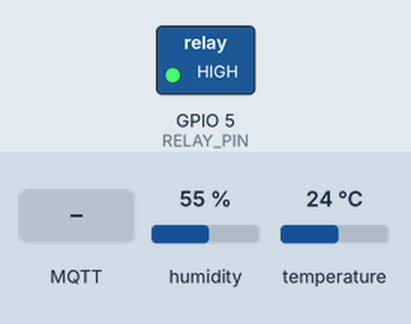
This sketch was run on a simulated ESP32. Parts: switched loads named in the sketch (green lamp = pin HIGH). Inputs (shaded band) come from the test bench; at power-on: humidity 55 %, temperature 24 °C. WiFi joins after 1.5 s; servers stay silent unless stated; random numbers use the default seed unless the sketch sets one; no MQTT or app messages arrive unless stated; what the sketch prints to the serial monitor is not drawn.

Above: at 3.7 s.
3.8 s: MQTT message "ON" arrives on the first subscribed topic
At 5.0 s:
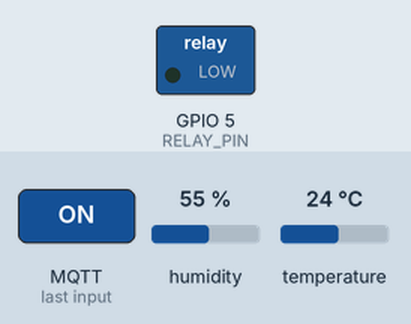
5.3 s: MQTT message "OFF" arrives on the first subscribed topic
At 6.0 s:
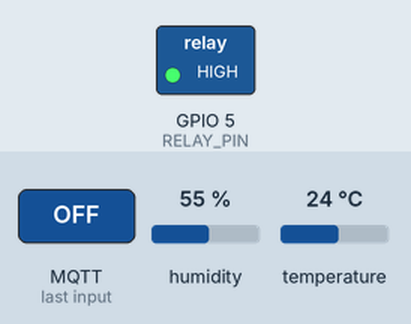
6.8 s: MQTT message "on" arrives on the first subscribed topic
At 7.3 s:
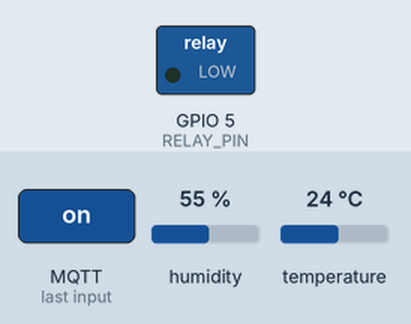
8.3 s: MQTT message "off" arrives on the first subscribed topic
At 9.5 s:
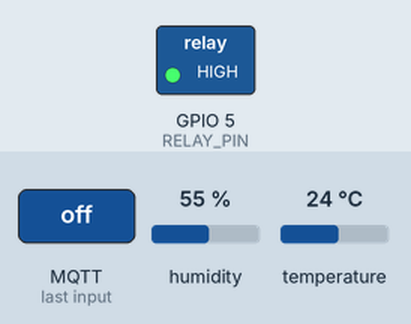
Timing chart, 0 to 10.8 s (numbered marks = the images above; inputs shaded):
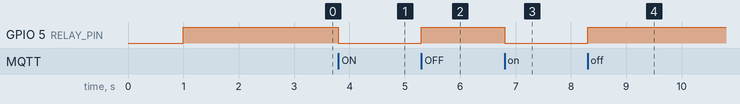

Measured:
- after the input at 3.8 s, GPIO 5 (RELAY_PIN): HIGH → LOW at once
- after the input at 5.3 s, GPIO 5 (RELAY_PIN): LOW → HIGH at once
- after the input at 6.8 s, GPIO 5 (RELAY_PIN): HIGH → LOW at once
- after the input at 8.3 s, GPIO 5 (RELAY_PIN): LOW → HIGH at once

The sketch:

Irrigation_system.ino
```cpp
/*
  Smart Irrigation - ESP32 Edge Node
  DHT22 (Temp/Humidity) + Relay (Pump) + MQTT over TLS (HiveMQ Cloud)
  ------------------------------------------------
  Wiring:
    DHT22 VCC  -> 3.3V
    DHT22 GND  -> GND
    DHT22 DATA -> GPIO4 (10k pull-up between DATA and VCC)
    Relay IN   -> GPIO5
    Relay VCC  -> 5V   Relay GND -> GND
    NOTE: most relay modules are ACTIVE LOW (LOW = ON). Flip RELAY_ACTIVE_LOW if yours is backwards.

  Libraries (Arduino Library Manager):
    - "DHT sensor library" by Adafruit (+ "Adafruit Unified Sensor")
    - "PubSubClient" by Nick O'Leary

  Topics (device id = esp32-01):
    syntaxiot/irrigation/esp32-01/telemetry -> JSON every 5s
    syntaxiot/irrigation/esp32-01/status    -> "online"/"offline" (retained LWT)
    syntaxiot/irrigation/esp32-01/cmd/pump  -> subscribed, payload "ON"/"OFF"
*/

#include <WiFi.h>
#include <WiFiClientSecure.h>
#include <PubSubClient.h>
#include <DHT.h>

// ---------------- Wi-Fi ----------------
const char* WIFI_SSID     = "Ziad";
const char* WIFI_PASSWORD = "12345677";

// ---------------- MQTT (HiveMQ Cloud: TLS only, port 8883) ----------------
const char* MQTT_HOST = "3dd86772a3814eb0bb4cc64655a0742c.s1.eu.hivemq.cloud";
const int   MQTT_PORT = 8883;
const char* MQTT_USER = "Irrigation";
const char* MQTT_PASS = "12345678";
const char* DEVICE_ID = "esp32-01";   // MUST be defined before the topic strings below

String TOPIC_TELEMETRY = String("syntaxiot/irrigation/") + DEVICE_ID + "/telemetry";
String TOPIC_STATUS    = String("syntaxiot/irrigation/") + DEVICE_ID + "/status";
String TOPIC_CMD_PUMP  = String("syntaxiot/irrigation/") + DEVICE_ID + "/cmd/pump";

// ---------------- Clients (declared ONCE) ----------------
WiFiClientSecure espClient;
PubSubClient mqtt(espClient);

// ---------------- DHT22 ----------------
#define DHT_PIN  4
#define DHT_TYPE DHT22
DHT dht(DHT_PIN, DHT_TYPE);

// Fallback values if the DHT22 read fails
const float IDEAL_TEMPERATURE = 24.0;
const float IDEAL_HUMIDITY    = 50.0;

// ---------------- Relay (pump) ----------------
#define RELAY_PIN 5
#define RELAY_ACTIVE_LOW true

// ---------------- Timing ----------------
const unsigned long TELEMETRY_INTERVAL_MS = 5000;
unsigned long lastTelemetry = 0;

bool pumpState = false;

void relayWrite(bool on) {
  pumpState = on;
  bool level = RELAY_ACTIVE_LOW ? !on : on;
  digitalWrite(RELAY_PIN, level ? HIGH : LOW);
}

void connectWiFi() {
  Serial.print("Connecting to Wi-Fi");
  WiFi.mode(WIFI_STA);
  WiFi.begin(WIFI_SSID, WIFI_PASSWORD);
  while (WiFi.status() != WL_CONNECTED) {
    delay(500);
    Serial.print(".");
  }
  Serial.println();
  Serial.print("Wi-Fi connected, IP: ");
  Serial.println(WiFi.localIP());
}

void publishTelemetry(); // forward declaration

void mqttCallback(char* topic, byte* payload, unsigned int length) {
  String msg;
  for (unsigned int i = 0; i < length; i++) msg += (char)payload[i];
  msg.trim();
  msg.toUpperCase();

  if (String(topic) == TOPIC_CMD_PUMP) {
    if (msg == "ON") {
      relayWrite(true);
      Serial.println("Pump -> ON (via MQTT)");
    } else if (msg == "OFF") {
      relayWrite(false);
      Serial.println("Pump -> OFF (via MQTT)");
    }
    publishTelemetry(); // echo the new state immediately
  }
}

void connectMQTT() {
  while (!mqtt.connected()) {
    Serial.print("Connecting to MQTT broker...");
    String clientId = String(DEVICE_ID) + "-" + String(random(0xffff), HEX);

    bool ok = mqtt.connect(clientId.c_str(), MQTT_USER, MQTT_PASS,
                           TOPIC_STATUS.c_str(), 1, true, "offline");

    if (ok) {
      Serial.println("connected");
      mqtt.publish(TOPIC_STATUS.c_str(), "online", true);
      mqtt.subscribe(TOPIC_CMD_PUMP.c_str());
    } else {
      Serial.print("failed, rc="); Serial.print(mqtt.state());
      Serial.println(" - retrying in 3s");
      delay(3000);
    }
  }
}

void publishTelemetry() {
  float temp = dht.readTemperature();
  float hum  = dht.readHumidity();
  bool sensorOk = true;

  if (isnan(temp) || isnan(hum)) {
    sensorOk = false;
    temp = IDEAL_TEMPERATURE;
    hum  = IDEAL_HUMIDITY;
    Serial.println("DHT22 read failed - publishing fallback ideal values");
  }

  char payload[160];
  snprintf(payload, sizeof(payload),
    "{\"temperature\":%.1f,\"humidity\":%.1f,\"sensor_ok\":%s,\"pump\":%s}",
    temp, hum, sensorOk ? "true" : "false", pumpState ? "true" : "false");

  mqtt.publish(TOPIC_TELEMETRY.c_str(), payload);
  Serial.print("Published: "); Serial.println(payload);
}

void setup() {
  Serial.begin(115200);
  delay(1000);

  pinMode(RELAY_PIN, OUTPUT);
  relayWrite(false); // pump OFF at boot

  espClient.setInsecure();  // accept HiveMQ cert without a CA cert (ok for a project)
  mqtt.setServer(MQTT_HOST, MQTT_PORT);
  mqtt.setCallback(mqttCallback);

  dht.begin();
  connectWiFi();

  Serial.println("ESP32 Irrigation Node Started");
}

void loop() {
  if (WiFi.status() != WL_CONNECTED) connectWiFi();
  if (!mqtt.connected()) connectMQTT();
  mqtt.loop();

  unsigned long now = millis();
  if (now - lastTelemetry >= TELEMETRY_INTERVAL_MS) {
    lastTelemetry = now;
    publishTelemetry();
  }
}
```
